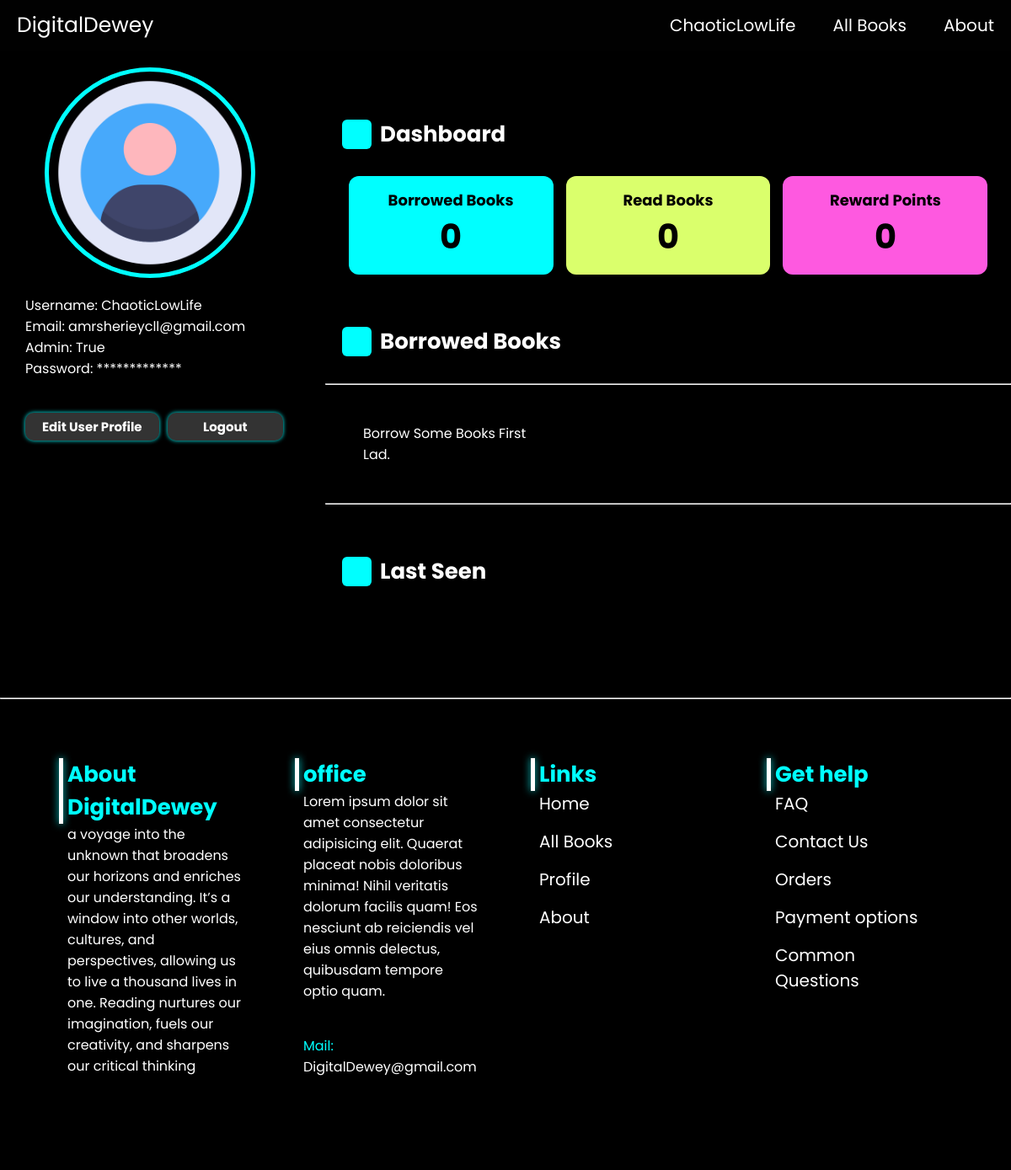
Before: /profile (signed in) with the older database file.
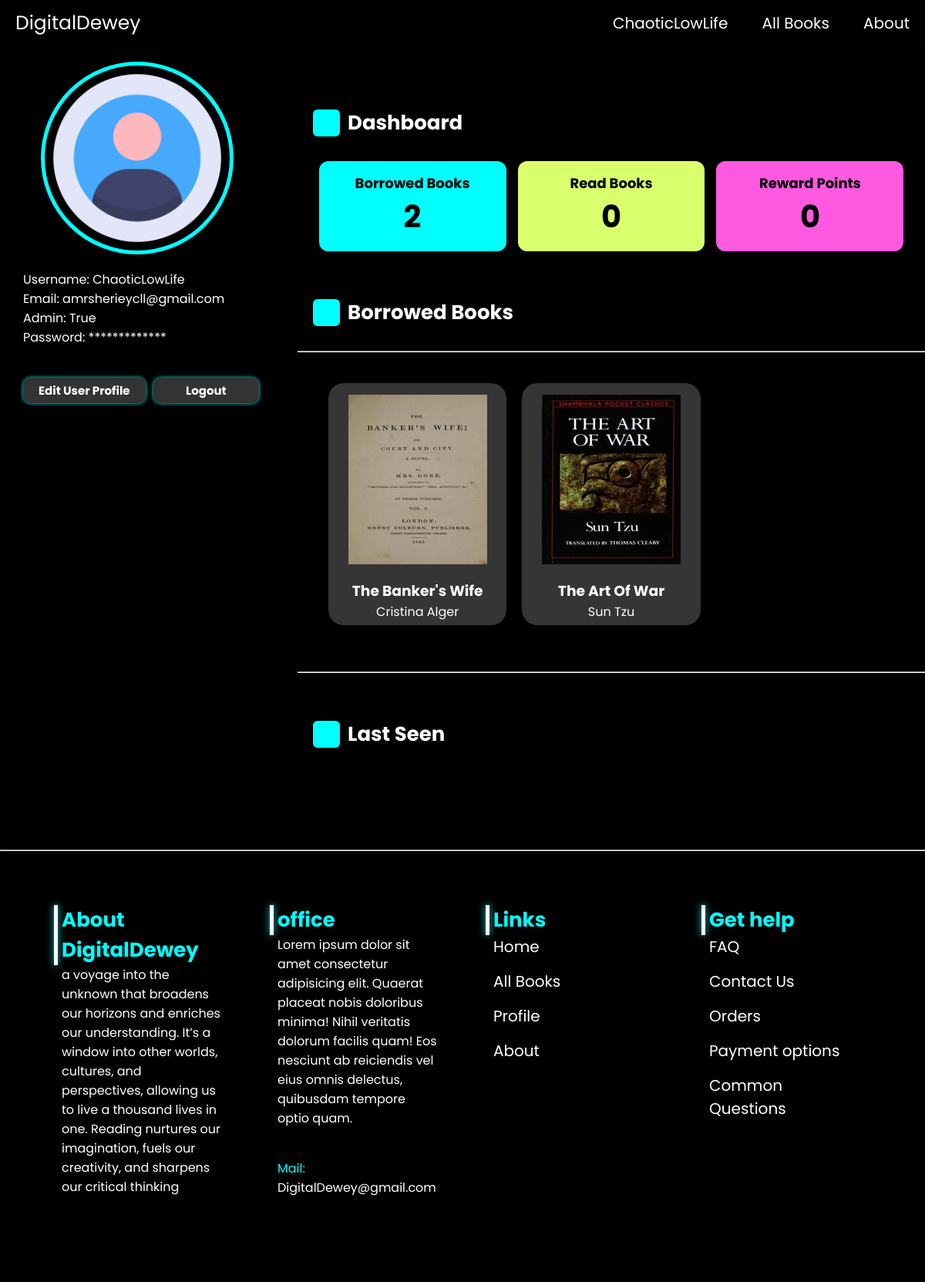
After: the same page with the newer database file.
### Books/models.py (models this page shows, shortened)
class BorrowedBook(models.Model):
    book = models.ForeignKey(Book, on_delete=models.CASCADE, related_name='borrowings')
    borrower = models.ForeignKey(settings.AUTH_USER_MODEL, on_delete=models.CASCADE, related_name='borrowed_books')

class Book(models.Model):
    title = models.CharField(max_length=100)
    author = models.CharField(max_length=100)
    cover = models.ImageField(upload_to='covers/', default='/static/imgs/Books/(43).jpg')
    category = models.CharField(max_length=100, default='Category')
    price = models.TextField(max_length=10, default="0.00")
    available = models.CharField(default='Available', max_length=100,blank=True, null=True)
    description = models.TextField(blank=True, null=True)
    section = models.CharField(max_length=100, default='General',blank=True, null=True)

### page/views.py (the view)
# urls.py: path('profile', views.Profile, name='Profile'),
@login_required
def Profile(request):
    borrowed_books = BorrowedBook.objects.filter(borrower=request.user)
    borrowed_books_count = borrowed_books.count()
    context = {
        'borrowed_books': borrowed_books,
        'borrowed_books_count': borrowed_books_count,
    }
    return render(request, 'HTML/Profile.html', context)

### templates/HTML/Profile.html (shortened to what this page needs)
{% extends 'Assets-HTML/Footer.html' %}
{% block content %}
<!DOCTYPE html>
<html>
    <head>
        {% load static %}
        <link rel="stylesheet" href="{% static 'Styles/Profile.css'%}">
    </head>
    <body>
        <div class="wraper">
            <div class="userInfo">
                <div class="userImage">
                    <img src="{% static 'Imgs/user-profile.png'%}" alt="" class="profileImage">
                </div>
                <div class="about">
                    <span id="usernameText">Username: {{ user.username }}</span>
                    <span id="emailText">Email: {{ user.email }}</span>
                    <span id="roleText">Admin: {{ user.is_staff }}</span>
                    <span id="passwordText">Password: ************* </span>
                </div>
                <div class="buttons">
                    <button id="editProfileButton">Edit User Profile</button>
                    <button><a href="{%url 'authentication:Logout'%}">Logout</a></button>
                </div>
            </div>
            <div class="dashboard">
                <div class="title">
                    <ion-icon name="speedometer-outline"></ion-icon>
                    <h2>Dashboard</h2>
                </div>
                <div class="boxes" id="boxesContainer">
                    <div class="box box1">
                        <span class="text">Borrowed Books</span>
                        <span class="number" id="borrowNum">{{ borrowed_books_count }}</span>
                    </div>
                    <div class="box box2">
                        <span class="text" >Read Books</span>
                        <span class="number" id="readNum">0</span>
                    </div>
                    <div class="box box3">
                        <span class="text">Reward Points</span>
                        <span class="number" id="rewardPoints">0</span>
                    </div>
                </div>
                <div class="activity" id="borrowedContainer">
                    <div class="title">
                        <ion-icon name="book-outline"></ion-icon>
                        <h2 class="text">Borrowed Books</h2>
                    </div>
                    <hr>
                    <div class="borrowed-books">
                        {% for book in borrowed_books %}
                            <div class="bookCover">
                                <a href="{% url 'page:Book_Details' book.book.id %}"><img src="{{ book.book.cover.url }}" width="180px" height="230px" name="{{book.book.title}}"  author = "{{book.book.author}}" category = "{{book.book.category}}" section = "{{book.book.section}}" description = "{{book.book.description}}" availability = "{{book.book.available}}" price = "{{book.book.price}}"></a>
                                <h3 class="book-name">{{book.book.title}}</h3>
                                <p class="book-author">{{book.book.author}}</p>
                            </div>
                        {% empty %}
                            <p class="detailsPtag">Borrow Some Books First Lad.</p>
                        {% endfor %}
                    </div>
                    <hr>
                </div>
                <div class="activity" id="lastContainer">
                    <div class="title">
                        <ion-icon name="time-outline"></ion-icon>
                        <h2 class="text">Last Seen</h2>
                    </div>
                </div>
            </div>
        </div>
    </body>
</html>
{% endblock %}

Changed rows visible on the page:
added BorrowedBook: book.cover (picture), book "The Banker's Wife", book.author "Cristina Alger"
added BorrowedBook: book.cover (picture), book "The Art Of War", book.author "Sun Tzu"
Other visible differences:
{{ borrowed_books_count }}: "0" → "2"
text no longer shown: "Borrow Some Books First Lad."
